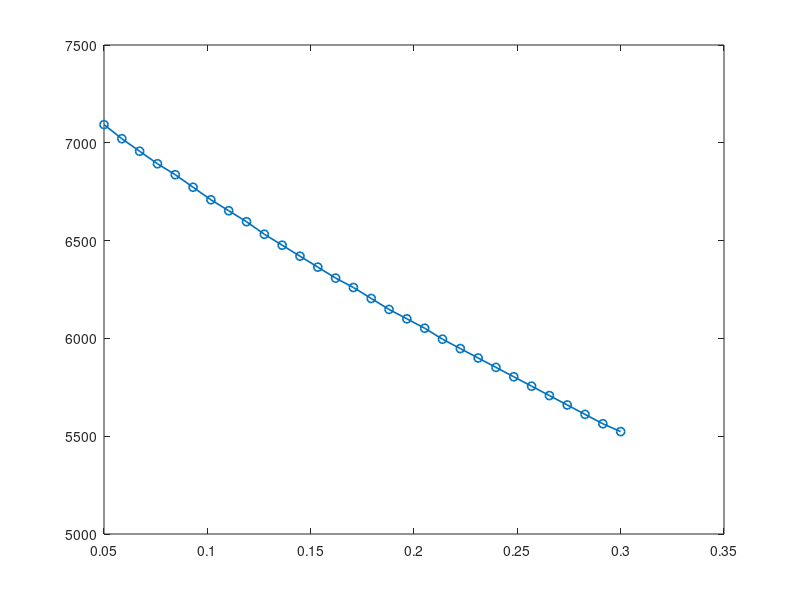

Write the MATLAB code that produced this figure. (Note: this script raises an error after producing the figure.)
clear all;
%close all;
d=importdata("titanium_v2.txt"," ",5);
f=d.data(:,1);
ratio=0.05:(0.3-0.05)/29:0.3;
y=zeros(1,size(ratio,2));
for i = 2: size(ratio,2)+1
    y(i-1)=f(d.data(:,i)==max(d.data(:,i)));
end
y=y.*2e3;
plot(ratio,y,'-o','LineWidth',1.2);
hold on;
ax=gca;
ax.FontSize=22;
xlabel("h/d");
ylabel("Phase Velocity [m/s]");
grid on;
legend;